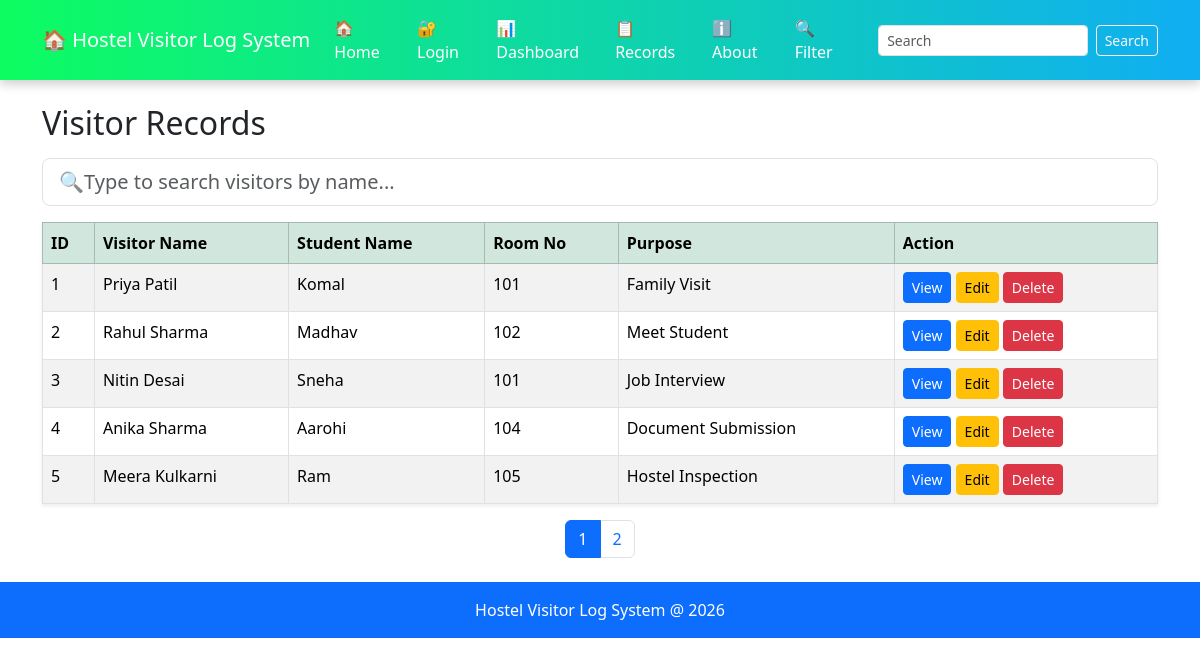
Page /records on the committed database.
### tables this page shows
CREATE TABLE visitors(
        id INTEGER PRIMARY KEY AUTOINCREMENT,
        visitor_name TEXT NOT NULL,
        student_name TEXT NOT NULL,
        room_no TEXT NOT NULL,
        purpose TEXT NOT NULL
    );

### app.py (the view)
@app.route("/records")
def records_page():
    page = request.args.get('page', 1, type=int)
    per_page = 5
    offset = (page - 1) * per_page
    conn = get_db()
    visitors = conn.execute('SELECT * FROM visitors ORDER BY id ASC LIMIT ? OFFSET ?', (per_page, offset)).fetchall()
    total = conn.execute('SELECT COUNT(*) FROM visitors').fetchone()[0]
    conn.close()
    total_pages = (total + per_page - 1) // per_page  # Calculate total pages
    return render_template("records.html", visitors=visitors, page=page, total_pages=total_pages)

### app.py (called while the page is built)
def get_db():
    conn = sqlite3.connect("Database.db")
    conn.row_factory = sqlite3.Row
    return conn

### templates/records.html (shortened to what this page needs)
{% extends "base.html" %}
{% block content %}
<h2 class="mb-3">Visitor Records</h2>
<div class ="mb-3">
    <input type ="text"
           id ="searchInput"
           class ="form-control form-control-lg"
           placeholder="🔍Type to search visitors by name...">
</div>
<table class="table table-bordered table-striped table-hover shadow-sm">
  <thead class="table table-success table-striped">
        <tr>
            <th>ID</th>
            <th>Visitor Name </th>
            <th>Student Name </th>
            <th>Room No </th>
            <th>Purpose</th>
            <th>Action</th>
        </tr>
    </thead>
    <tbody id="tableBody">
    {% for visitor in visitors %}
    <tr
    data-name="{{ visitor.student_name | lower }}">
        <td>{{ visitor.id }}</td>
        <td>{{ visitor.visitor_name }}</td>
        <td>{{ visitor.student_name }}</td>
        <td>{{ visitor.room_no }}</td>
        <td>{{ visitor.purpose }}</td>
        <td>
            <a href="/view/{{ visitor.id }}"
               class="btn btn-sm btn-primary">
                View
             </a>
             <a href="/edit_visitor/{{ visitor.id }}"
               class="btn btn-sm  btn-warning">
                Edit
             </a>
             <a href="/delete/{{ visitor.id }}"
               class="btn btn-sm btn-danger"
               onclick="return confirm('Are you sure you want to delete this record?');">
                Delete
            </a>
        </td>
    </tr>
    {% endfor %}
    </tbody>
</table>
 <nav class="mt-3">
            <ul class="pagination justify-content-center">
                {% for p in range(1, total_pages + 1) %}
                <li class="page-item {% if p == page %}active{% endif %}">
                    <a class="page-link" href="{{ url_for('records_page', page=p) }}">{{ p }}</a>
                </li>
                {% endfor %}
            </ul>
        </nav>
{% endblock %}

### rows in the picture
visitors: id "1", visitor_name "Priya Patil", student_name "Komal", room_no "101", purpose "Family Visit"
visitors: id "2", visitor_name "Rahul Sharma", student_name "Madhav", room_no "102", purpose "Meet Student"
visitors: id "3", visitor_name "Nitin Desai", student_name "Sneha", room_no "101", purpose "Job Interview"
visitors: id "4", visitor_name "Anika Sharma", student_name "Aarohi", room_no "104", purpose "Document Submission"
visitors: id "5", visitor_name "Meera Kulkarni", student_name "Ram", room_no "105", purpose "Hostel Inspection"

### other values in the picture
{{ p }} "1" "2"
